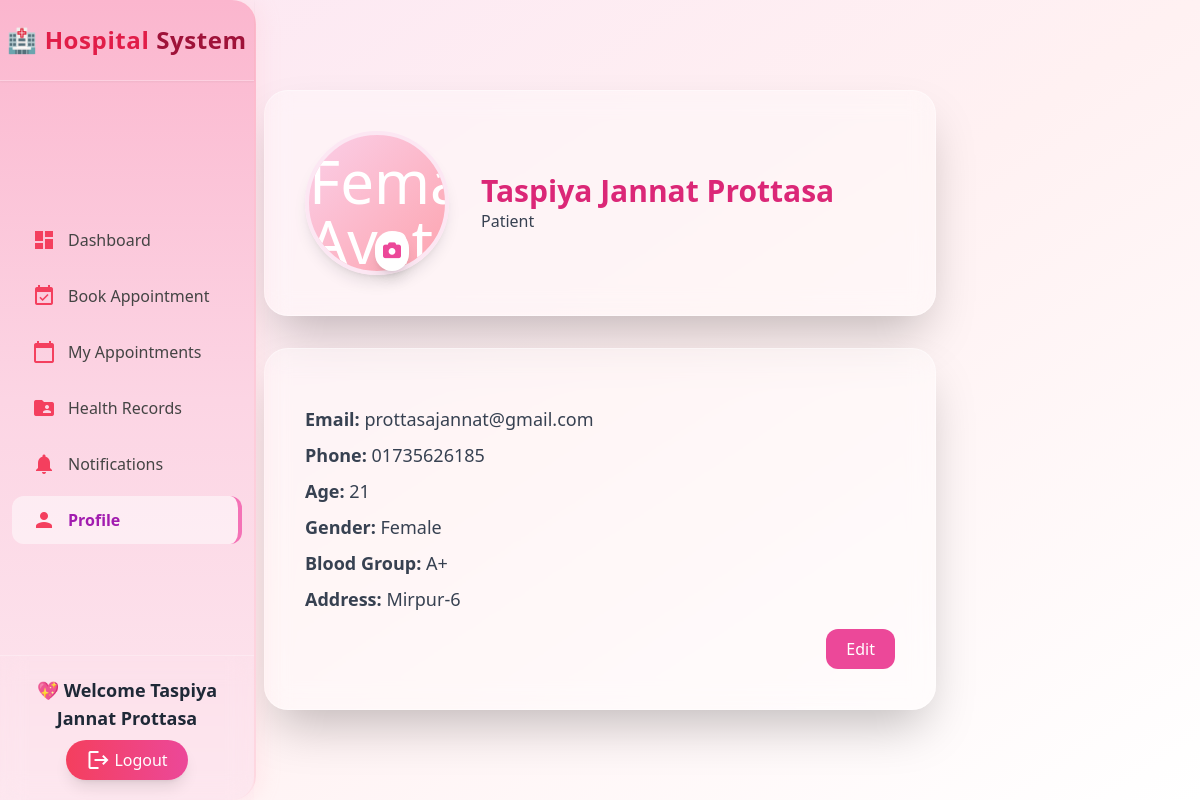
The app's page /patients/profile/ (signed in) with its own data.
### accounts/models.py (models this page shows, shortened)
class UserProfile(models.Model):
    USER_TYPE_CHOICES = (('patient', 'Patient'), ('doctor', 'Doctor'))
    username = models.CharField(max_length=150, unique=True)
    current_role = models.CharField(max_length=20, choices=[("doctor","Doctor"),("patient","Patient")], default="patient")
    email = models.EmailField(unique=True)
    name = models.CharField(max_length=255)
    password = models.CharField(max_length=256)
    user_type = models.CharField(max_length=10, choices=USER_TYPE_CHOICES)
    phone = models.CharField(max_length=15, blank=True, null=True)
    age = models.IntegerField(blank=True, null=True)
    address = models.TextField(blank=True, null=True)
    specialization = models.CharField(max_length=100, blank=True, null=True)
    license = models.CharField(max_length=50, blank=True, null=True)
    gender = models.CharField(max_length=10, blank=True, null=True)
    blood_group = models.CharField(max_length=3, blank=True, null=True)
    bio = models.TextField(blank=True, null=True)
    profile_pic = models.ImageField(upload_to="profiles/", blank=True, null=True)
    created_at = models.DateTimeField(auto_now_add=True)
    visit_fee = models.CharField(max_length=50, blank=True, null=True)
    objects = UserManager()

### patients/models.py (models this page shows, shortened)
class PatientProfile(models.Model):
    user = models.OneToOneField(UserProfile, on_delete=models.CASCADE, related_name="patient_profile")
    gender = models.CharField(max_length=10, blank=True, null=True)
    blood_group = models.CharField(max_length=3, blank=True, null=True)
    age = models.PositiveIntegerField(blank=True, null=True)
    phone = models.CharField(max_length=15, blank=True, null=True)
    address = models.CharField(max_length=255, blank=True, null=True)
    profile_pic = models.ImageField(upload_to="patient_profiles/", blank=True, null=True)
    bio = models.TextField(blank=True, null=True)
    created_at = models.DateTimeField(default=timezone.now)

### patients/views.py (the view)
    def wrapper(request, *args, **kwargs):
        user = get_session_user(request)
        if not user:
            messages.warning(request, "Please login first.")
            return redirect("LogInSignUppage")
        return func(request, *args, **kwargs)

### doctors/context_processors.py (called while the page is built)
def doctor_context(request):
    user_id = request.session.get("user_id")
    if not user_id:
        return {}
    try:
        doctor = UserProfile.objects.get(id=user_id, user_type="doctor")
        return {"doctor": doctor}
    except UserProfile.DoesNotExist:
        return {}

### patients/context_processors.py (called while the page is built)
def patient_context(request):
    user_id = request.session.get("user_id")
    if not user_id:
        return {}
    try:
        patient = UserProfile.objects.get(id=user_id, user_type="patient")
        return {"patient": patient}
    except UserProfile.DoesNotExist:
        return {}

### patients/views.py (called while the page is built, shortened)
def get_session_user(request):
    user_id = request.session.get("user_id")
    if not user_id:
        return None
    try:
        user = UserProfile.objects.get(id=user_id)
        mode = request.session.get("mode")
        if mode == "patient":
            user.user_type = "patient"
        return user
    except UserProfile.DoesNotExist:
        return None

def login_required_view(func):
    def wrapper(request, *args, **kwargs):
        user = get_session_user(request)
        if not user:
            messages.warning(request, "Please login first.")
            return redirect("LogInSignUppage")
        return func(request, *args, **kwargs)
    return wrapper

@login_required_view
def patient_profile(request):
    patient = get_session_user(request)
    if not patient:
        return redirect("LogInSignUppage")
    profile, created = PatientProfile.objects.get_or_create(user=patient)
    context = {
        "patient": patient,
        "profile": profile,
        "blood_groups": ["A+", "A-", "B+", "B-", "AB+", "AB-", "O+", "O-"],
        "genders": ["Male", "Female", "Other"],
    }
    return render(request, "patient_profile.html", context)

### patients/templates/patient_profile.html (shortened to what this page needs)
{% load static %}
<!DOCTYPE html>
<html lang="en">
<head>
  <script src="https://cdn.tailwindcss.com"></script>
  <link rel="stylesheet" href="https://cdnjs.cloudflare.com/ajax/libs/font-awesome/6.4.2/css/all.min.css"/>
</head>
<body class="bg-gradient-to-br from-pink-100 via-rose-50 to-lavender-100 font-sans min-h-screen flex flex-col items-center justify-center px-4 py-10">
  {% include "patient_sidebar.html" %}
  <div class="w-full flex flex-col items-center space-y-8 fade-in">
    <div class="glass-card rounded-3xl shadow-2xl p-8 sm:p-10 w-full max-w-2xl flex flex-col sm:flex-row items-center justify-center sm:justify-start space-y-6 sm:space-y-0 sm:space-x-8 transition transform hover:scale-[1.02] hover:shadow-pink-200/70">
      <div class="relative">
        <div id="avatarDiv" class="w-28 h-28 sm:w-36 sm:h-36 rounded-full bg-gradient-to-br from-pink-200 to-rose-300 flex items-center justify-center text-white text-6xl shadow-lg overflow-hidden border-4 border-pink-100">
          {% if profile.profile_pic %}
            <img src="{{ profile.profile_pic.url }}" alt="Profile" class="w-full h-full object-cover">
          {% else %}
            {% if patient.gender == "Male" %}
              <img src="https://cdn-icons-png.flaticon.com/512/4140/4140061.png" alt="Male Avatar" class="w-full h-full object-cover">
            {% elif patient.gender == "Female" %}
              <img src="https://cdn-icons-png.flaticon.com/512/4140/4140051.png" alt="Female Avatar" class="w-full h-full object-cover">
            {% else %}
              <img src="https://cdn-icons-png.flaticon.com/512/747/747376.png" alt="Neutral Avatar" class="w-full h-full object-cover">
            {% endif %}
          {% endif %}
        </div>
        <button type="button" id="changeAvatarBtn" class="absolute bottom-1 right-10 bg-white rounded-full p-2 shadow-lg hover:bg-pink-200 transition">
          <i class="fas fa-camera text-pink-500 text-lg"></i>
        </button>
      </div>
      <div class="text-center sm:text-left">
        <h2 class="text-2xl sm:text-3xl font-bold text-pink-600">{{ patient.name }}</h2>
        <p class="text-gray-700 capitalize">{{ patient.user_type }}</p>
      </div>
    </div>
    <div id="infoCard" class="glass-card rounded-3xl shadow-2xl p-6 sm:p-10 w-full max-w-2xl transition transform hover:scale-[1.01] hover:shadow-rose-200/70">
      <form id="profileForm" method="POST" enctype="multipart/form-data" class="space-y-4">
        <div id="readView" class="space-y-2 text-gray-700 text-base lg:text-lg">
          <p><strong>Email:</strong> {{ patient.email }}</p>
          <p><strong>Phone:</strong> {{ patient.phone }}</p>
          <p><strong>Age:</strong> {{ patient.age }}</p>
          <p><strong>Gender:</strong> {{ patient.gender }}</p>
          <p><strong>Blood Group:</strong> {{ profile.blood_group }}</p>
          <p><strong>Address:</strong> {{ profile.address }}</p>
        </div>
        <div class="flex justify-center sm:justify-end gap-3 mt-4">
          <button type="button" id="toggleBtn" class="bg-pink-500 text-white px-5 py-2 rounded-xl hover:bg-pink-600 transition">Edit</button>
        </div>
      </form>
    </div>
  </div>
</body>
</html>

### patients/templates/patient_sidebar.html (shortened to what this page needs)
{% load static %}
<!DOCTYPE html>
<html lang="en">
<head>
  <script src="https://cdn.tailwindcss.com"></script>
  <link href="https://cdnjs.cloudflare.com/ajax/libs/font-awesome/6.5.0/css/all.min.css" rel="stylesheet">
</head>
<body class="min-h-screen">
  <aside id="sidebar"
         class="sidebar fixed top-0 left-0 h-full w-64 text-gray-700 flex flex-col justify-between shadow-2xl rounded-r-3xl transform -translate-x-full lg:translate-x-0 transition-all duration-300 z-40">
    <div class="hidden lg:block text-center font-bold text-2xl py-6 border-b border-white/30 shadow-sm tracking-wide">
      🏥 <span class="text-rose-600">Hospital</span><span class="text-rose-800"> System</span>
    </div>
    <ul class="mt-20 lg:mt-6 space-y-2 px-3 overflow-y-auto">
      <li>
        <a href="{% url 'patient_dashboard' %}"
           class="flex items-center px-5 py-3 rounded-xl nav-item {% if request.resolver_match.url_name == 'patient_dashboard' %}active-link{% endif %}">
          <i class="material-icons mr-3 text-rose-500">dashboard</i> Dashboard
        </a>
      </li>
      <li>
        <a href="{% url 'book_appointment' %}"
           class="flex items-center px-5 py-3 rounded-xl nav-item {% if request.resolver_match.url_name == 'book_appointment' %}active-link{% endif %}">
          <i class="material-icons mr-3 text-rose-500">event_available</i> Book Appointment
        </a>
      </li>
      <li>
        <a href="{% url 'my_appointments' %}"
           class="flex items-center px-5 py-3 rounded-xl nav-item {% if request.resolver_match.url_name == 'my_appointments' %}active-link{% endif %}">
          <i class="material-icons mr-3 text-rose-500">calendar_today</i> My Appointments
        </a>
      </li>
      <li>
        <a href="{% url 'health_records' %}"
           class="flex items-center px-5 py-3 rounded-xl nav-item {% if request.resolver_match.url_name == 'health_records' %}active-link{% endif %}">
          <i class="material-icons mr-3 text-rose-500">folder_shared</i> Health Records
        </a>
      </li>
      <li>
        <a href="{% url 'notifications' %}"
           class="flex items-center px-5 py-3 rounded-xl nav-item {% if request.resolver_match.url_name == 'notifications' %}active-link{% endif %}">
          <i class="material-icons mr-3 text-rose-500">notifications</i> Notifications
        </a>
      </li>
      <li>
        <a href="{% url 'patient_profile' %}"
           class="flex items-center px-5 py-3 rounded-xl nav-item {% if request.resolver_match.url_name == 'patient_profile' %}active-link{% endif %}">
          <i class="material-icons mr-3 text-rose-500">person</i> Profile
        </a>
      </li>
    </ul>
    <div class="p-5 text-center border-t border-white/30 backdrop-blur-md">
      <p class="text-lg font-semibold mb-2 text-gray-800">💖 Welcome {{ patient.name }}</p>
      <a href="{% url 'logout' %}"
         class="inline-flex items-center justify-center gap-1 bg-gradient-to-r from-rose-500 to-pink-500 hover:from-rose-600 hover:to-pink-600 text-white px-5 py-2 rounded-full shadow-lg transition-all duration-300 hover:scale-105">
        <i class="material-icons text-sm">logout</i> Logout
      </a>
    </div>
  </aside>
</body>
</html>

### patients/templates/patient_profile.html (style rules this page uses)
.fade-in { animation: fadeIn 0.8s ease-in-out; }
.glass-card { background: rgba(255, 255, 255, 0.35); backdrop-filter: blur(12px); -webkit-backdrop-filter: blur(12px); border: 1px solid rgba(255, 255, 255, 0.4); }

### patients/templates/patient_sidebar.html (style rules this page uses)
body { font-family: 'Poppins', sans-serif; background: linear-gradient(to bottom right, #fff0f5, #fef6f9, #fdf4ff); }
.sidebar { background: linear-gradient(180deg, #fbb6ce 0%, #fcd5e4 50%, #fde7ef 100%); box-shadow: 4px 0 20px rgba(255, 192, 203, 0.25); border-right: 2px solid rgba(255, 182, 193, 0.3); transition: all 0.3s ease-in-out; }
.nav-item { transition: all 0.25s ease-in-out; color: #444; }
.active-link { background: rgba(255, 255, 255, 0.5); border-right: 4px solid #f472b6; color: #a21caf !important; font-weight: 600; }

### records on screen
UserProfile: name "Taspiya Jannat Prottasa", user_type "Patient", email "prottasajannat@gmail.com", phone "01735626185", age "21", gender "Female"
PatientProfile: blood_group "A+", address "Mirpur-6"
